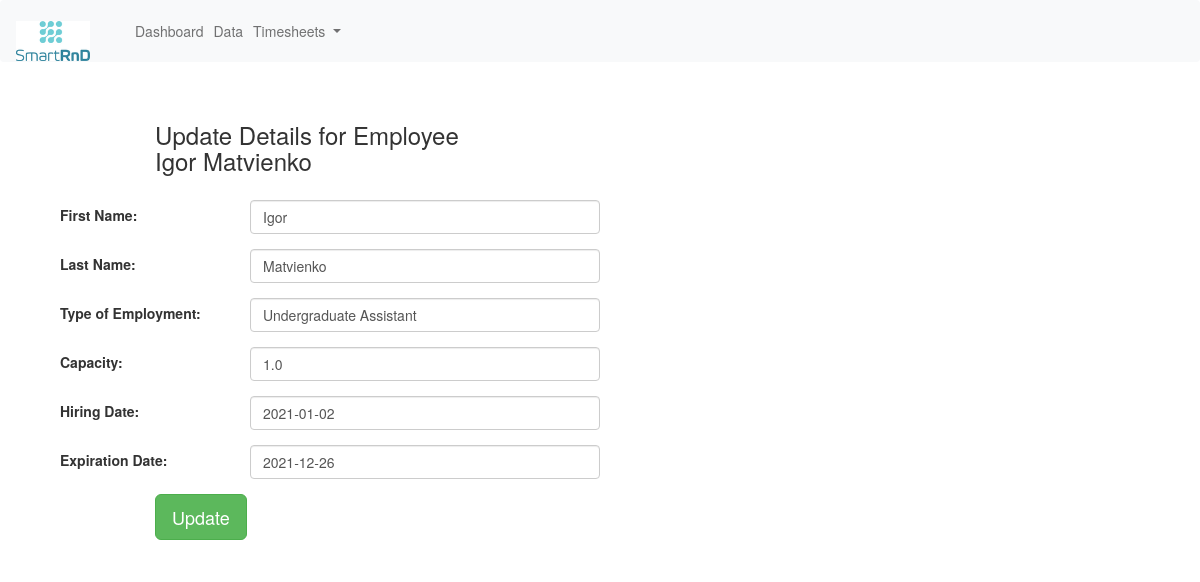
/edit_emp/1, run on the app's committed database.
### erpapp/models.py (models this page shows, shortened)
class Employee(models.Model):
    firstname = models.CharField('First Name', max_length=32)
    lastname = models.CharField('Last Name', max_length=32)
    type_choices = [
        ('Undergraduate Assistant', 'Undergraduate Assistant'),
        ('Research Associate', 'Research Associate')
    ]
    type = models.CharField('Type of Employment', choices=type_choices, max_length=32)
    capacity = models.FloatField('Capacity', default=1.0)
    hiring_date = models.DateField('Hiring Date')
    expiration_date = models.DateField('Expiration Date')
    @property
    def fullname(self):
        return '{} {}'.format(self.firstname, self.lastname)
    @property
    def hiring_date_formatted(self):
        return str(self.hiring_date)
    @property
    def expiration_date_formatted(self):
        return str(self.expiration_date)
    class Meta:
        db_table = "employee"
        unique_together = ('firstname', 'lastname')

### erpapp/views.py (the view)
# urls.py: path('edit_emp/<int:id>', views.edit_emp),
def edit_emp(request, id):
    employee = Employee.objects.get(id=id)
    context = {
        'employee': employee
    }
    return render(request, 'edit_emp.html', context)

### erpapp/Templates/edit_emp.html (shortened to what this page needs)
{% extends "base.html" %}
{% block content %}
<div class="col-md-12">
    <form method="POST" class="post-form" action="/update_emp/{{ employee.id }}">
        <div class="container">
            <br>
            <div class="form-group row">
                <label class="col-sm-1 col-form-label"></label>
                <div class="col-sm-4">
                    <h3>Update Details for Employee<br>{{ employee.fullname }}</h3>
                </div>
            </div>
            <div class="form-group row">
                <label class="col-sm-2 col-form-label">First Name:</label>
                <div class="col-sm-4">
                    <input type="text" class="form-control" name="firstname" id="id_firstname" required maxlength="32"
                           value="{{ employee.firstname }}"/>
                </div>
            </div>
            <div class="form-group row">
                <label class="col-sm-2 col-form-label">Last Name:</label>
                <div class="col-sm-4">
                    <input type="text" class="form-control" name="lastname" id="id_lastname" required maxlength="32"
                           value="{{ employee.lastname }}"/>
                </div>
            </div>
            <div class="form-group row">
                <label class="col-sm-2 col-form-label">Type of Employment:</label>
                <div class="col-sm-4">
                    <input type="text" class="form-control" name="type" id="id_type" required maxlength="15"
                           value="{{ employee.type }}"/>
                </div>
            </div>
            <div class="form-group row">
                <label class="col-sm-2 col-form-label">Capacity:</label>
                <div class="col-sm-4">
                    <input type="number" step="0.1" class="form-control" name="capacity" id="id_capacity" required
                           maxlength="20" value="{{ employee.capacity }}"/>
                </div>
            </div>
            <div class="form-group row">
                <label class="col-sm-2 col-form-label">Hiring Date:</label>
                <div class="col-sm-4">
                    <input type="text" class="form-control" name="hiring_date" id="id_hiring_date" required
                           maxlength="20" value="{{ employee.hiring_date_formatted }}"/>
                </div>
            </div>
            <div class="form-group row">
                <label class="col-sm-2 col-form-label">Expiration Date:</label>
                <div class="col-sm-4">
                    <input type="text" class="form-control" name="expiration_date" id="id_expiration_date" required
                           maxlength="20" value="{{ employee.expiration_date_formatted }}"/>
                </div>
            </div>
            <div class="form-group row">
                <label class="col-sm-1 col-form-label"></label>
                <div class="col-sm-4">
                    <button type="submit" class="btn btn-success btn-lg">Update</button>
                </div>
            </div>
        </div>
    </form>
</div>
{% endblock content %}

### data on the page
Employee: fullname "Igor Matvienko", firstname "Igor", lastname "Matvienko", type "Undergraduate Assistant", capacity "1.0", hiring_date "2021-01-02", expiration_date "2021-12-26"
